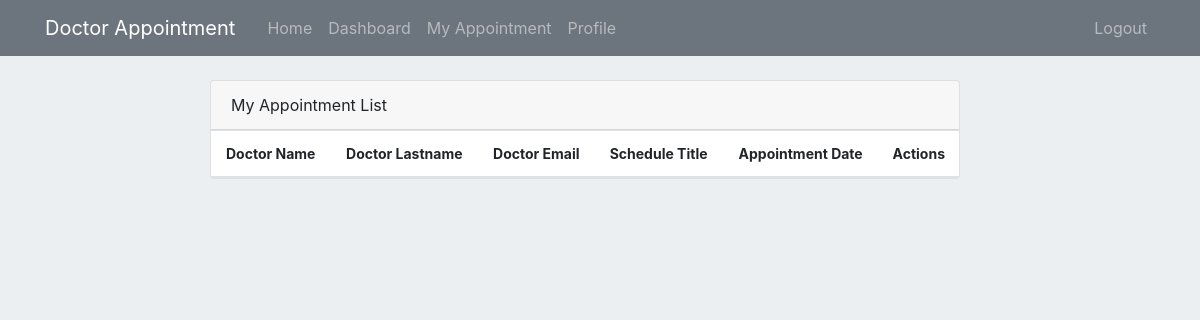
/user/appointment/list/1 (signed in), run on an earlier commit of the app's database.
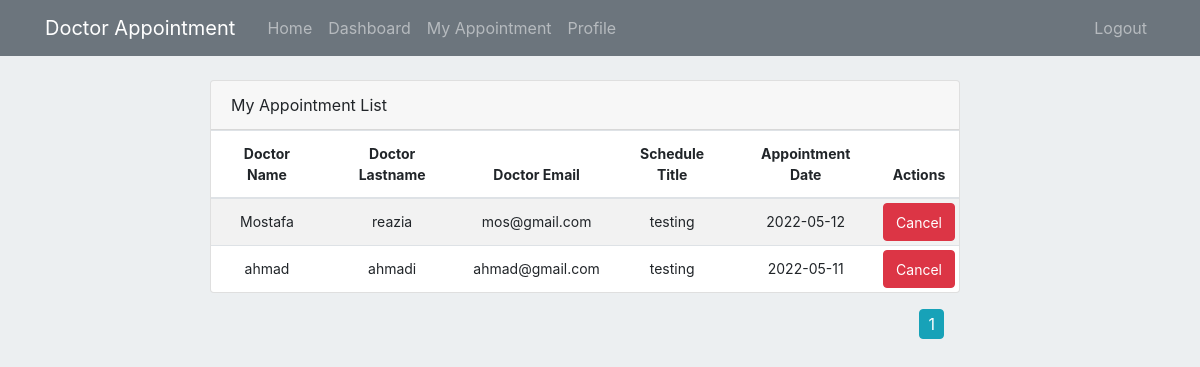
And on a later commit of the database.
### appointment/models.py (models this page shows, shortened)
class Appointment(db.Model):
    __tablename__='Appointment'
    id = db.Column(db.Integer, primary_key=True)
    patient_id = db.Column(db.Integer, db.ForeignKey('user.id'))
    schedule_id = db.Column(db.Integer, db.ForeignKey('Schedule.id'))
    reason = db.Column(db.String(200))
    appointment_date = db.Column(db.Date(), default = datetime.now().date())

class User(db.Model, UserMixin):
    id = db.Column(db.Integer, primary_key=True)
    username = db.Column(db.String(30), nullable=False, unique=True)
    name = db.Column(db.String(30), nullable=False)
    lastname = db.Column(db.String(30), nullable=False)
    email = db.Column(db.String(40), unique=True, nullable=False)
    address = db.Column(db.Text , nullable=False)
    phone = db.Column(db.String(20), unique=True, nullable=False)
    date_of_birth = db.Column(db.Date(), default = datetime.now().date())
    role = db.Column(db.Integer, nullable=False, default=3)
    gender = db.Column(db.Boolean, default=True, nullable=False)
    password = db.Column(db.String(60), nullable=False)
    doctorinfo = db.relationship('DoctorInfo', backref='User', cascade="all, delete", uselist=False, lazy=True)
    schedule = db.relationship('Schedule', backref='User', lazy=True)
    appointment = db.relationship('Appointment', backref='User', lazy=True)

class Schedule(db.Model):
    __tablename__='Schedule'
    id = db.Column(db.Integer, primary_key=True)
    name = db.Column(db.String(100), nullable=False)
    doctor_id = db.Column(db.Integer, db.ForeignKey('user.id'))
    start_date = db.Column(db.Date(), default = datetime.now().date())
    end_date = db.Column(db.Date(), default = datetime.now().date())
    description = db.Column(db.Text())
    appointment = db.relationship('Appointment', backref='Schedule', lazy=True)

### appointment/routes.py (the view)
@app.route('/user/appointment/list/<int:id>')
@login_required
def user_appointment_list(id):
    return render_template("/patient_appointment_list.html", appointments= get_user_appointment(id))

### appointment/models.py (called while the page is built)
@login_manager.user_loader
def load_user(user_id):
    return User.query.get(int(user_id))

### appointment/queries.py (called while the page is built)
def get_user_appointment(id):
    page = request.args.get('page', 1, type=int)
    return db.session.query(User.name.label('firstname'), User.lastname, User.email, Schedule.name, Appointment.id, Appointment.appointment_date)\
            .join(Schedule, Schedule.doctor_id == User.id).join(Appointment, Schedule.id == Appointment.schedule_id)\
            .filter(Appointment.patient_id == id).paginate(page=page, per_page=8)

### appointment/templates/patient_appointment_list.html
{% extends "layout/layout.html" %}
{% block content %}
{% include 'layout/home_header.html' %}
<div class="mt-8">
    <div class="row col-12">
        <div class="col-lg-8 offset-lg-2">
            <div class="main-card mb-3 card">
                <div class="card-header">My Appointment List </div>
                <div class="table-responsive">
                    <table class="align-middle mb-0 table table-borderless table-striped table-hover">
                        <thead>
                            <tr class="app-normal-font">
                                <th class="text-center">Doctor Name</th>
                                <th class="text-center">Doctor Lastname</th>
                                <th class="text-center">Doctor Email</th>
                                <th class="text-center">Schedule Title</th>
                                <th class="text-center">Appointment Date</th>
                                <th class="text-center">Actions</th>
                            </tr>
                        </thead>
                        <tbody>
                            {% if appointments %}
                                {% for appointment in appointments.items %}
                                    <tr class="app-normal-font p-0 text-center">
                                        <td class="text-center">{{ appointment.firstname }}</td>
                                        <td class="text-center">{{appointment.lastname}}</td>
                                        <td class="text-center">
                                            <div class="widget-content p-0">
                                                {{appointment.email}}
                                            </div>
                                        </td>
                                        <td class="text-center">{{appointment.name}}</td>
                                        <td class="text-center td_description_max_width">{{appointment.appointment_date}}</td>
                                        <td class="text-center p-1">
                                            <a href="" class="btn btn-danger">
                                                <small class="app-normal-font">Cancel</small>
                                            </a>
                                        </td>
                                    </tr>
                                {% endfor %}
                            {% else %}
                                <div class="d-flex justify-content-center app-normal-font p-0 text-danger">
                                    <span class="">You don't have any Appointment</span>
                                </div>
                            {% endif %}
                        </tbody>
                    </table>
                </div>
            </div>
            <div class="float-right mr-3">
                {% for page_num in appointments.iter_pages(left_edge=1, right_edge=1, left_current=1, right_current=2) %}
                    {% if page_num  %}
                        {% if appointments.page == page_num  %}
                            <a class="btn btn-info nb-4" style="padding:2px 8px;" href="{{ url_for('user_appointment_list', id=current_user.id, page=page_num)}}">{{page_num}}</a>
                        {% else %}
                            <a class="btn btn-outline-info nb-4" style="padding:2px 8px;" href="{{ url_for('user_appointment_list', id=current_user.id, page=page_num)}}">{{page_num}}</a>
                        {% endif %}
                    {% else %}
                        ...
                    {% endif %}
                {% endfor %}
            </div>
        </div>
    </div>
</div>
{% endblock %}

What changed in the data, as far as the page shows it:
added Appointment: firstname "Mostafa", lastname "reazia", email "mos@gmail.com", name "testing", appointment_date "2022-05-12"
added Appointment: firstname "ahmad", lastname "ahmadi", email "ahmad@gmail.com", name "testing", appointment_date "2022-05-11"
Also different on the page:
new list line: "1"
